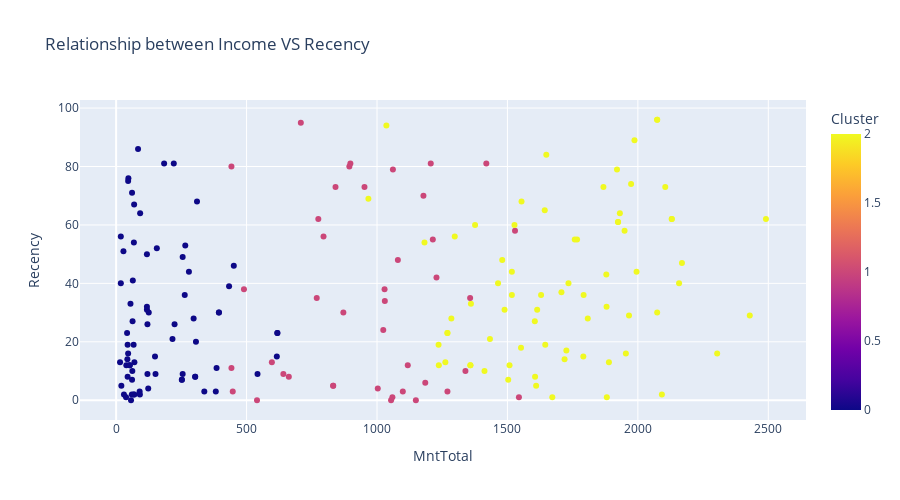
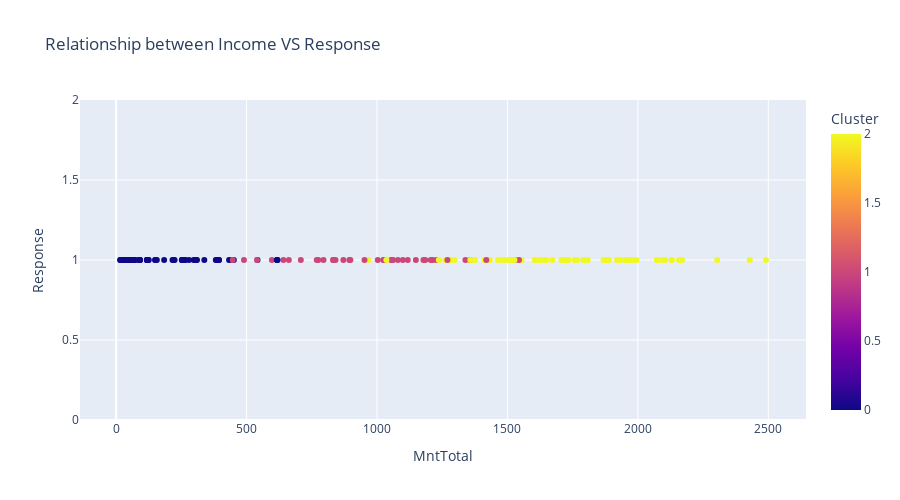
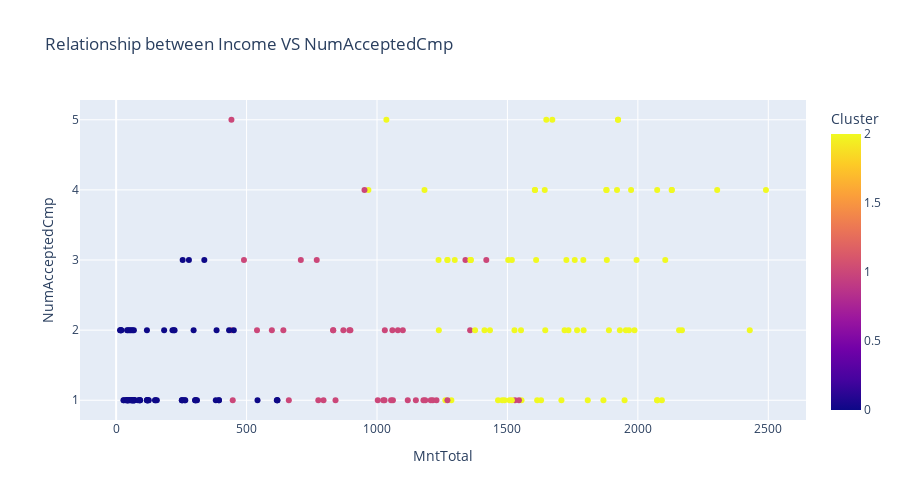
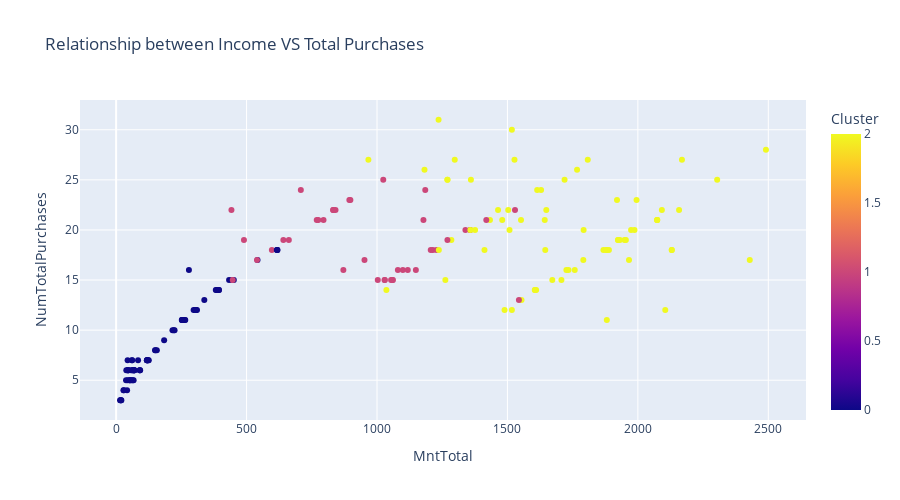

These figures' notebook cell, in order:
### Code cell
plot_cluster_results(new_acc_cmp_data)

### Figure 1 — Plotly figure (JSON) as saved in the notebook; plotly's stock layout.template omitted (floating-point values rounded to 4 significant figures; data arrays with more than 128 entries replaced by an {"elided": "..."} marker saying what was removed)
{"data": [{"hovertemplate": "MntTotal=%{x}<br>Recency=%{y}<br>Cluster=%{marker.color}<extra></extra>", "legendgroup": "", "marker": {"color": {"elided": "184 int values"}, "coloraxis": "coloraxis", "symbol": "circle"}, "mode": "markers", "name": "", "orientation": "v", "showlegend": false, "type": "scatter", "x": {"elided": "184 int values"}, "xaxis": "x", "y": {"elided": "184 int values"}, "yaxis": "y"}], "layout": {"coloraxis": {"colorbar": {"title": {"text": "Cluster"}}, "colorscale": [[0, "#0d0887"], [0.1111, "#46039f"], [0.2222, "#7201a8"], [0.3333, "#9c179e"], [0.4444, "#bd3786"], [0.5556, "#d8576b"], [0.6667, "#ed7953"], [0.7778, "#fb9f3a"], [0.8889, "#fdca26"], [1, "#f0f921"]]}, "height": 500, "legend": {"tracegroupgap": 0}, "title": {"text": "Relationship between Income VS Recency"}, "xaxis": {"anchor": "y", "domain": [0, 1], "title": {"text": "MntTotal"}}, "yaxis": {"anchor": "x", "domain": [0, 1], "title": {"text": "Recency"}}}}

### Figure 2 — Plotly figure (JSON) as saved in the notebook; plotly's stock layout.template omitted (floating-point values rounded to 4 significant figures; data arrays with more than 128 entries replaced by an {"elided": "..."} marker saying what was removed)
{"data": [{"hovertemplate": "MntTotal=%{x}<br>Response=%{y}<br>Cluster=%{marker.color}<extra></extra>", "legendgroup": "", "marker": {"color": {"elided": "184 int values"}, "coloraxis": "coloraxis", "symbol": "circle"}, "mode": "markers", "name": "", "orientation": "v", "showlegend": false, "type": "scatter", "x": {"elided": "184 int values"}, "xaxis": "x", "y": {"elided": "184 int values"}, "yaxis": "y"}], "layout": {"coloraxis": {"colorbar": {"title": {"text": "Cluster"}}, "colorscale": [[0, "#0d0887"], [0.1111, "#46039f"], [0.2222, "#7201a8"], [0.3333, "#9c179e"], [0.4444, "#bd3786"], [0.5556, "#d8576b"], [0.6667, "#ed7953"], [0.7778, "#fb9f3a"], [0.8889, "#fdca26"], [1, "#f0f921"]]}, "height": 500, "legend": {"tracegroupgap": 0}, "title": {"text": "Relationship between Income VS Response"}, "xaxis": {"anchor": "y", "domain": [0, 1], "title": {"text": "MntTotal"}}, "yaxis": {"anchor": "x", "domain": [0, 1], "title": {"text": "Response"}}}}

### Figure 3 — Plotly figure (JSON) as saved in the notebook; plotly's stock layout.template omitted (floating-point values rounded to 4 significant figures; data arrays with more than 128 entries replaced by an {"elided": "..."} marker saying what was removed)
{"data": [{"hovertemplate": "MntTotal=%{x}<br>NumAcceptedCmp=%{y}<br>Cluster=%{marker.color}<extra></extra>", "legendgroup": "", "marker": {"color": {"elided": "184 int values"}, "coloraxis": "coloraxis", "symbol": "circle"}, "mode": "markers", "name": "", "orientation": "v", "showlegend": false, "type": "scatter", "x": {"elided": "184 int values"}, "xaxis": "x", "y": {"elided": "184 int values"}, "yaxis": "y"}], "layout": {"coloraxis": {"colorbar": {"title": {"text": "Cluster"}}, "colorscale": [[0, "#0d0887"], [0.1111, "#46039f"], [0.2222, "#7201a8"], [0.3333, "#9c179e"], [0.4444, "#bd3786"], [0.5556, "#d8576b"], [0.6667, "#ed7953"], [0.7778, "#fb9f3a"], [0.8889, "#fdca26"], [1, "#f0f921"]]}, "height": 500, "legend": {"tracegroupgap": 0}, "title": {"text": "Relationship between Income VS NumAcceptedCmp"}, "xaxis": {"anchor": "y", "domain": [0, 1], "title": {"text": "MntTotal"}}, "yaxis": {"anchor": "x", "domain": [0, 1], "title": {"text": "NumAcceptedCmp"}}}}

### Figure 4 — Plotly figure (JSON) as saved in the notebook; plotly's stock layout.template omitted (floating-point values rounded to 4 significant figures; data arrays with more than 128 entries replaced by an {"elided": "..."} marker saying what was removed)
{"data": [{"hovertemplate": "MntTotal=%{x}<br>NumTotalPurchases=%{y}<br>Cluster=%{marker.color}<extra></extra>", "legendgroup": "", "marker": {"color": {"elided": "184 int values"}, "coloraxis": "coloraxis", "symbol": "circle"}, "mode": "markers", "name": "", "orientation": "v", "showlegend": false, "type": "scatter", "x": {"elided": "184 int values"}, "xaxis": "x", "y": {"elided": "184 int values"}, "yaxis": "y"}], "layout": {"coloraxis": {"colorbar": {"title": {"text": "Cluster"}}, "colorscale": [[0, "#0d0887"], [0.1111, "#46039f"], [0.2222, "#7201a8"], [0.3333, "#9c179e"], [0.4444, "#bd3786"], [0.5556, "#d8576b"], [0.6667, "#ed7953"], [0.7778, "#fb9f3a"], [0.8889, "#fdca26"], [1, "#f0f921"]]}, "height": 500, "legend": {"tracegroupgap": 0}, "title": {"text": "Relationship between Income VS Total Purchases"}, "xaxis": {"anchor": "y", "domain": [0, 1], "title": {"text": "MntTotal"}}, "yaxis": {"anchor": "x", "domain": [0, 1], "title": {"text": "NumTotalPurchases"}}}}
